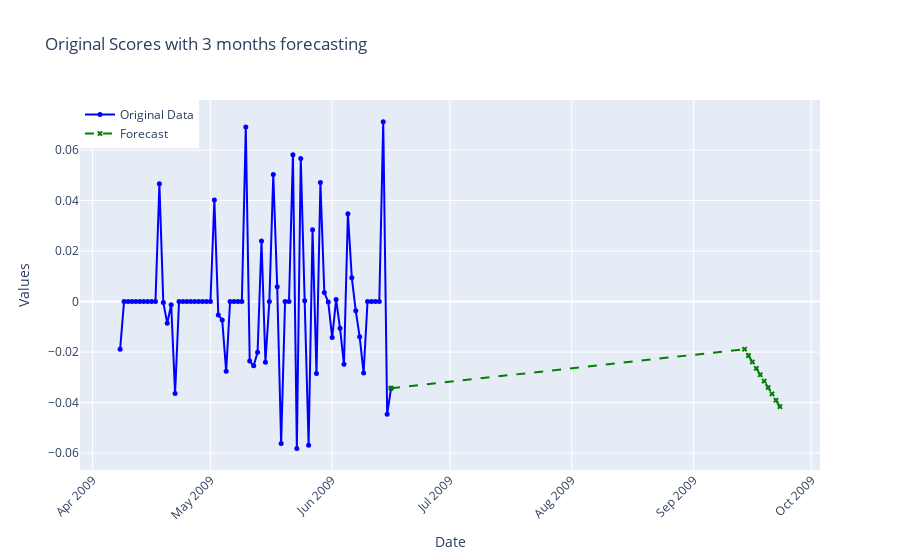

Notebook code for this chart:
### Markdown cell above
## 3 month Forecast

### Code cell
import plotly.graph_objects as go
#ploting the combined original data with forecast of 3 months 
#  
forecast_start_date = df_diff_sqrt.index[-1] + pd.Timedelta(days=90)
forecast_dates = pd.date_range(start=forecast_start_date, periods=len(forecast_3_months), freq='D')

# Using new df to create continuous line between the historical and forecast data
last_actual_value = df_diff_sqrt.iloc[-1]
forecast_with_last_actual = pd.Series([last_actual_value] + list(forecast_3_months), index=[df_diff_sqrt.index[-1]] + list(forecast_dates))

# Create traces for original data and forecast
trace_original = go.Scatter(x=df_diff_sqrt.index, y=df_diff_sqrt, mode='lines+markers', name='Original Data', marker=dict(size=5), line=dict(color='blue'))
trace_forecast = go.Scatter(x=forecast_with_last_actual.index, y=forecast_with_last_actual, mode='lines+markers', name='Forecast', marker=dict(size=5, symbol='x'), line=dict(dash='dash', color='green'))

# Create layout
layout = go.Layout(
    title='Original Scores with 3 months forecasting',
    xaxis=dict(title='Date'),
    yaxis=dict(title='Values'),
    legend=dict(x=0, y=1),
    grid=dict(columns=1, rows=1),
    xaxis_tickangle=-45
)

# Create figure and add traces
fig = go.Figure(data=[trace_original, trace_forecast], layout=layout)

# Show the interactive Plotly graph
fig.show()

### Figure 1 — Plotly figure (JSON) as saved in the notebook; plotly's stock layout.template omitted (floating-point values rounded to 4 significant figures)
{"data": [{"line": {"color": "blue"}, "marker": {"size": 5}, "mode": "lines+markers", "name": "Original Data", "type": "scatter", "x": ["2009-04-08T00:00:00", "2009-04-09T00:00:00", "2009-04-10T00:00:00", "2009-04-11T00:00:00", "2009-04-12T00:00:00", "2009-04-13T00:00:00", "2009-04-14T00:00:00", "2009-04-15T00:00:00", "2009-04-16T00:00:00", "2009-04-17T00:00:00", "2009-04-18T00:00:00", "2009-04-19T00:00:00", "2009-04-20T00:00:00", "2009-04-21T00:00:00", "2009-04-22T00:00:00", "2009-04-23T00:00:00", "2009-04-24T00:00:00", "2009-04-25T00:00:00", "2009-04-26T00:00:00", "2009-04-27T00:00:00", "2009-04-28T00:00:00", "2009-04-29T00:00:00", "2009-04-30T00:00:00", "2009-05-01T00:00:00", "2009-05-02T00:00:00", "2009-05-03T00:00:00", "2009-05-04T00:00:00", "2009-05-05T00:00:00", "2009-05-06T00:00:00", "2009-05-07T00:00:00", "2009-05-08T00:00:00", "2009-05-09T00:00:00", "2009-05-10T00:00:00", "2009-05-11T00:00:00", "2009-05-12T00:00:00", "2009-05-13T00:00:00", "2009-05-14T00:00:00", "2009-05-15T00:00:00", "2009-05-16T00:00:00", "2009-05-17T00:00:00", "2009-05-18T00:00:00", "2009-05-19T00:00:00", "2009-05-20T00:00:00", "2009-05-21T00:00:00", "2009-05-22T00:00:00", "2009-05-23T00:00:00", "2009-05-24T00:00:00", "2009-05-25T00:00:00", "2009-05-26T00:00:00", "2009-05-27T00:00:00", "2009-05-28T00:00:00", "2009-05-29T00:00:00", "2009-05-30T00:00:00", "2009-05-31T00:00:00", "2009-06-01T00:00:00", "2009-06-02T00:00:00", "2009-06-03T00:00:00", "2009-06-04T00:00:00", "2009-06-05T00:00:00", "2009-06-06T00:00:00", "2009-06-07T00:00:00", "2009-06-08T00:00:00", "2009-06-09T00:00:00", "2009-06-10T00:00:00", "2009-06-11T00:00:00", "2009-06-12T00:00:00", "2009-06-13T00:00:00", "2009-06-14T00:00:00", "2009-06-15T00:00:00", "2009-06-16T00:00:00"], "y": [-0.01891, 0, 0, 0, 0, 0, 0, 0, 0, 0, 0.04662, -0.0004122, -0.008547, -0.001273, -0.03639, 0, 0, 0, 0, 0, 0, 0, 0, 0, 0.04024, -0.005286, -0.00733, -0.02762, 0, 0, 0, 0, 0.06912, -0.02357, -0.02544, -0.0201, 0.024, -0.024, 0, 0.05032, 0.005893, -0.05621, 0, 0, 0.05812, -0.05812, 0.05664, 0.0002847, -0.05692, 0.02843, -0.02843, 0.04712, 0.003571, -0.0002149, -0.01425, 0.0008328, -0.01057, -0.02484, 0.03482, 0.009417, -0.003661, -0.01394, -0.02829, 0, 0, 0, 0, 0.07125, -0.04458, -0.03429]}, {"line": {"color": "green", "dash": "dash"}, "marker": {"size": 5, "symbol": "x"}, "mode": "lines+markers", "name": "Forecast", "type": "scatter", "x": ["2009-06-16T00:00:00", "2009-09-14T00:00:00", "2009-09-15T00:00:00", "2009-09-16T00:00:00", "2009-09-17T00:00:00", "2009-09-18T00:00:00", "2009-09-19T00:00:00", "2009-09-20T00:00:00", "2009-09-21T00:00:00", "2009-09-22T00:00:00", "2009-09-23T00:00:00"], "y": [-0.03429, -0.01886, -0.02138, -0.02391, -0.02644, -0.02896, -0.03149, -0.03402, -0.03654, -0.03907, -0.0416]}], "layout": {"grid": {"columns": 1, "rows": 1}, "legend": {"x": 0, "y": 1}, "title": {"text": "Original Scores with 3 months forecasting"}, "xaxis": {"tickangle": -45, "title": {"text": "Date"}}, "yaxis": {"title": {"text": "Values"}}}}
